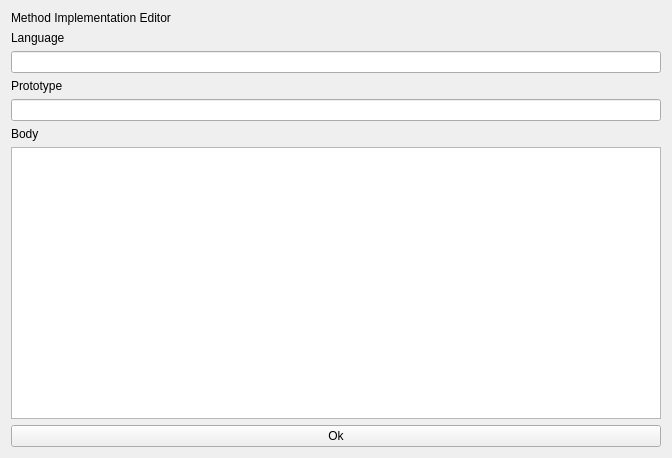
<?xml version="1.0" encoding="UTF-8"?>
<ui version="4.0">
 <class>dbse::SchemaMethodImplementationEditor</class>
 <widget class="QWidget" name="dbse::SchemaMethodImplementationEditor">
  <property name="geometry">
   <rect>
    <x>0</x>
    <y>0</y>
    <width>672</width>
    <height>458</height>
   </rect>
  </property>
  <property name="windowTitle">
   <string>Form</string>
  </property>
  <layout class="QVBoxLayout" name="verticalLayout">
   <item>
    <widget class="QLabel" name="label_9">
     <property name="palette">
      <palette>
       <active>
        <colorrole role="WindowText">
         <brush brushstyle="SolidPattern">
          <color alpha="255">
           <red>0</red>
           <green>0</green>
           <blue>0</blue>
          </color>
         </brush>
        </colorrole>
        <colorrole role="Button">
         <brush brushstyle="SolidPattern">
          <color alpha="255">
           <red>255</red>
           <green>0</green>
           <blue>0</blue>
          </color>
         </brush>
        </colorrole>
        <colorrole role="Light">
         <brush brushstyle="SolidPattern">
          <color alpha="255">
           <red>255</red>
           <green>127</green>
           <blue>127</blue>
          </color>
         </brush>
        </colorrole>
        <colorrole role="Midlight">
         <brush brushstyle="SolidPattern">
          <color alpha="255">
           <red>255</red>
           <green>63</green>
           <blue>63</blue>
          </color>
         </brush>
        </colorrole>
        <colorrole role="Dark">
         <brush brushstyle="SolidPattern">
          <color alpha="255">
           <red>127</red>
           <green>0</green>
           <blue>0</blue>
          </color>
         </brush>
        </colorrole>
        <colorrole role="Mid">
         <brush brushstyle="SolidPattern">
          <color alpha="255">
           <red>170</red>
           <green>0</green>
           <blue>0</blue>
          </color>
         </brush>
        </colorrole>
        <colorrole role="Text">
         <brush brushstyle="SolidPattern">
          <color alpha="255">
           <red>0</red>
           <green>0</green>
           <blue>0</blue>
          </color>
         </brush>
        </colorrole>
        <colorrole role="BrightText">
         <brush brushstyle="SolidPattern">
          <color alpha="255">
           <red>255</red>
           <green>255</green>
           <blue>255</blue>
          </color>
         </brush>
        </colorrole>
        <colorrole role="ButtonText">
         <brush brushstyle="SolidPattern">
          <color alpha="255">
           <red>0</red>
           <green>0</green>
           <blue>0</blue>
          </color>
         </brush>
        </colorrole>
        <colorrole role="Base">
         <brush brushstyle="SolidPattern">
          <color alpha="255">
           <red>255</red>
           <green>255</green>
           <blue>255</blue>
          </color>
         </brush>
        </colorrole>
        <colorrole role="Window">
         <brush brushstyle="SolidPattern">
          <color alpha="255">
           <red>255</red>
           <green>0</green>
           <blue>0</blue>
          </color>
         </brush>
        </colorrole>
        <colorrole role="Shadow">
         <brush brushstyle="SolidPattern">
          <color alpha="255">
           <red>0</red>
           <green>0</green>
           <blue>0</blue>
          </color>
         </brush>
        </colorrole>
        <colorrole role="AlternateBase">
         <brush brushstyle="SolidPattern">
          <color alpha="255">
           <red>255</red>
           <green>127</green>
           <blue>127</blue>
          </color>
         </brush>
        </colorrole>
        <colorrole role="ToolTipBase">
         <brush brushstyle="SolidPattern">
          <color alpha="255">
           <red>255</red>
           <green>255</green>
           <blue>220</blue>
          </color>
         </brush>
        </colorrole>
        <colorrole role="ToolTipText">
         <brush brushstyle="SolidPattern">
          <color alpha="255">
           <red>0</red>
           <green>0</green>
           <blue>0</blue>
          </color>
         </brush>
        </colorrole>
       </active>
       <inactive>
        <colorrole role="WindowText">
         <brush brushstyle="SolidPattern">
          <color alpha="255">
           <red>0</red>
           <green>0</green>
           <blue>0</blue>
          </color>
         </brush>
        </colorrole>
        <colorrole role="Button">
         <brush brushstyle="SolidPattern">
          <color alpha="255">
           <red>255</red>
           <green>0</green>
           <blue>0</blue>
          </color>
         </brush>
        </colorrole>
        <colorrole role="Light">
         <brush brushstyle="SolidPattern">
          <color alpha="255">
           <red>255</red>
           <green>127</green>
           <blue>127</blue>
          </color>
         </brush>
        </colorrole>
        <colorrole role="Midlight">
         <brush brushstyle="SolidPattern">
          <color alpha="255">
           <red>255</red>
           <green>63</green>
           <blue>63</blue>
          </color>
         </brush>
        </colorrole>
        <colorrole role="Dark">
         <brush brushstyle="SolidPattern">
          <color alpha="255">
           <red>127</red>
           <green>0</green>
           <blue>0</blue>
          </color>
         </brush>
        </colorrole>
        <colorrole role="Mid">
         <brush brushstyle="SolidPattern">
          <color alpha="255">
           <red>170</red>
           <green>0</green>
           <blue>0</blue>
          </color>
         </brush>
        </colorrole>
        <colorrole role="Text">
         <brush brushstyle="SolidPattern">
          <color alpha="255">
           <red>0</red>
           <green>0</green>
           <blue>0</blue>
          </color>
         </brush>
        </colorrole>
        <colorrole role="BrightText">
         <brush brushstyle="SolidPattern">
          <color alpha="255">
           <red>255</red>
           <green>255</green>
           <blue>255</blue>
          </color>
         </brush>
        </colorrole>
        <colorrole role="ButtonText">
         <brush brushstyle="SolidPattern">
          <color alpha="255">
           <red>0</red>
           <green>0</green>
           <blue>0</blue>
          </color>
         </brush>
        </colorrole>
        <colorrole role="Base">
         <brush brushstyle="SolidPattern">
          <color alpha="255">
           <red>255</red>
           <green>255</green>
           <blue>255</blue>
          </color>
         </brush>
        </colorrole>
        <colorrole role="Window">
         <brush brushstyle="SolidPattern">
          <color alpha="255">
           <red>255</red>
           <green>0</green>
           <blue>0</blue>
          </color>
         </brush>
        </colorrole>
        <colorrole role="Shadow">
         <brush brushstyle="SolidPattern">
          <color alpha="255">
           <red>0</red>
           <green>0</green>
           <blue>0</blue>
          </color>
         </brush>
        </colorrole>
        <colorrole role="AlternateBase">
         <brush brushstyle="SolidPattern">
          <color alpha="255">
           <red>255</red>
           <green>127</green>
           <blue>127</blue>
          </color>
         </brush>
        </colorrole>
        <colorrole role="ToolTipBase">
         <brush brushstyle="SolidPattern">
          <color alpha="255">
           <red>255</red>
           <green>255</green>
           <blue>220</blue>
          </color>
         </brush>
        </colorrole>
        <colorrole role="ToolTipText">
         <brush brushstyle="SolidPattern">
          <color alpha="255">
           <red>0</red>
           <green>0</green>
           <blue>0</blue>
          </color>
         </brush>
        </colorrole>
       </inactive>
       <disabled>
        <colorrole role="WindowText">
         <brush brushstyle="SolidPattern">
          <color alpha="255">
           <red>127</red>
           <green>0</green>
           <blue>0</blue>
          </color>
         </brush>
        </colorrole>
        <colorrole role="Button">
         <brush brushstyle="SolidPattern">
          <color alpha="255">
           <red>255</red>
           <green>0</green>
           <blue>0</blue>
          </color>
         </brush>
        </colorrole>
        <colorrole role="Light">
         <brush brushstyle="SolidPattern">
          <color alpha="255">
           <red>255</red>
           <green>127</green>
           <blue>127</blue>
          </color>
         </brush>
        </colorrole>
        <colorrole role="Midlight">
         <brush brushstyle="SolidPattern">
          <color alpha="255">
           <red>255</red>
           <green>63</green>
           <blue>63</blue>
          </color>
         </brush>
        </colorrole>
        <colorrole role="Dark">
         <brush brushstyle="SolidPattern">
          <color alpha="255">
           <red>127</red>
           <green>0</green>
           <blue>0</blue>
          </color>
         </brush>
        </colorrole>
        <colorrole role="Mid">
         <brush brushstyle="SolidPattern">
          <color alpha="255">
           <red>170</red>
           <green>0</green>
           <blue>0</blue>
          </color>
         </brush>
        </colorrole>
        <colorrole role="Text">
         <brush brushstyle="SolidPattern">
          <color alpha="255">
           <red>127</red>
           <green>0</green>
           <blue>0</blue>
          </color>
         </brush>
        </colorrole>
        <colorrole role="BrightText">
         <brush brushstyle="SolidPattern">
          <color alpha="255">
           <red>255</red>
           <green>255</green>
           <blue>255</blue>
          </color>
         </brush>
        </colorrole>
        <colorrole role="ButtonText">
         <brush brushstyle="SolidPattern">
          <color alpha="255">
           <red>127</red>
           <green>0</green>
           <blue>0</blue>
          </color>
         </brush>
        </colorrole>
        <colorrole role="Base">
         <brush brushstyle="SolidPattern">
          <color alpha="255">
           <red>255</red>
           <green>0</green>
           <blue>0</blue>
          </color>
         </brush>
        </colorrole>
        <colorrole role="Window">
         <brush brushstyle="SolidPattern">
          <color alpha="255">
           <red>255</red>
           <green>0</green>
           <blue>0</blue>
          </color>
         </brush>
        </colorrole>
        <colorrole role="Shadow">
         <brush brushstyle="SolidPattern">
          <color alpha="255">
           <red>0</red>
           <green>0</green>
           <blue>0</blue>
          </color>
         </brush>
        </colorrole>
        <colorrole role="AlternateBase">
         <brush brushstyle="SolidPattern">
          <color alpha="255">
           <red>255</red>
           <green>0</green>
           <blue>0</blue>
          </color>
         </brush>
        </colorrole>
        <colorrole role="ToolTipBase">
         <brush brushstyle="SolidPattern">
          <color alpha="255">
           <red>255</red>
           <green>255</green>
           <blue>220</blue>
          </color>
         </brush>
        </colorrole>
        <colorrole role="ToolTipText">
         <brush brushstyle="SolidPattern">
          <color alpha="255">
           <red>0</red>
           <green>0</green>
           <blue>0</blue>
          </color>
         </brush>
        </colorrole>
       </disabled>
      </palette>
     </property>
     <property name="text">
      <string>Method Implementation Editor</string>
     </property>
    </widget>
   </item>
   <item>
    <widget class="QLabel" name="label">
     <property name="text">
      <string>Language</string>
     </property>
    </widget>
   </item>
   <item>
    <widget class="QLineEdit" name="MethodImplementationLanguage"/>
   </item>
   <item>
    <widget class="QLabel" name="label_2">
     <property name="text">
      <string>Prototype</string>
     </property>
    </widget>
   </item>
   <item>
    <widget class="QLineEdit" name="MethodImplementationPrototype"/>
   </item>
   <item>
    <widget class="QLabel" name="label_3">
     <property name="text">
      <string>Body</string>
     </property>
    </widget>
   </item>
   <item>
    <widget class="QPlainTextEdit" name="MethodImplementationDescription"/>
   </item>
   <item>
    <widget class="QPushButton" name="SaveButton">
     <property name="text">
      <string>Ok</string>
     </property>
    </widget>
   </item>
  </layout>
 </widget>
 <resources/>
 <connections/>
</ui>
